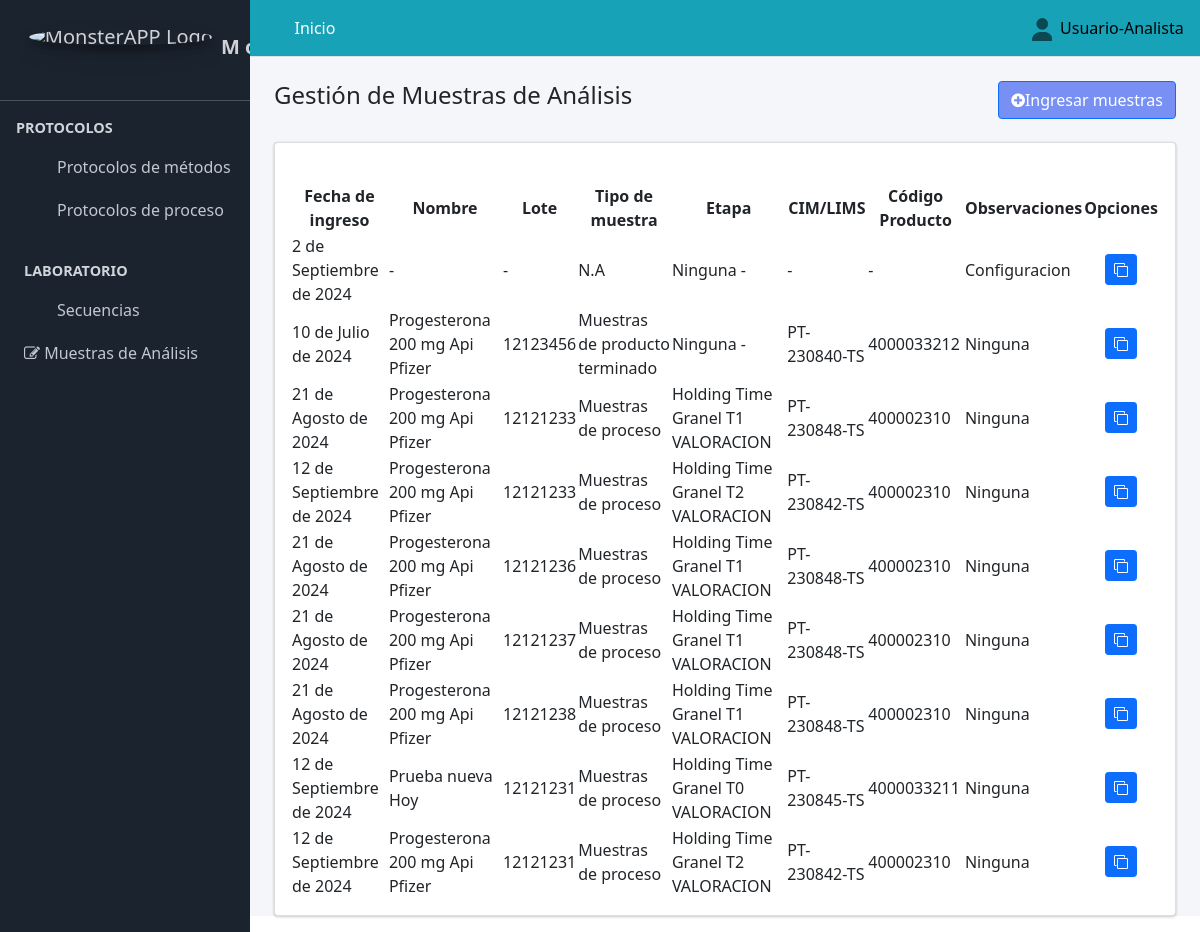
Page /muestras/ (signed in) on the committed database.
### Aplicaciones/Protocolo_Metodos/models.py (models this page shows, shortened)
class Muestras_y_Placebos(models.Model):
    fecha_ingreso=models.DateField(verbose_name="Fecha de ingreso muestra", null=True, blank=False, help_text=u"AAAA/MM/DD")
    nombre_muestra=models.CharField(max_length=300, verbose_name="nombre de Muestra/Placebo/MP")
    tipo_muestra=models.ForeignKey(to=Tipo_muestra, on_delete=models.CASCADE, verbose_name="Tipo de muestra", null=True, blank=False)
    etapa=models.ForeignKey(to=Etapa, on_delete=models.CASCADE, verbose_name="Etapa", null=True, blank=False)
    codigo_muestra_interno=models.CharField(verbose_name="CIM / LIMS", max_length=90)
    codigo_muestra_producto=models.CharField(verbose_name="Código de Producto", max_length=90)
    lote_muestra=models.CharField(verbose_name="Lote", max_length=90)
    observaciones_muestras=models.TextField(max_length=300, verbose_name="Observaciones")
    class Condicion(models.TextChoices):
        ACTIVO = "Activo", "ACTIVO"
        PASIVO = "Pasivo", "PASIVO"
    condicion=models.CharField(max_length=90, choices=Condicion.choices, default=Condicion.ACTIVO, verbose_name="Condicion")
    class Meta:
        constraints = [
            models.UniqueConstraint(fields=['lote_muestra', 'etapa'], name='unique_intro'),
        ]

class Tipo_muestra(models.Model):
    tipo_muestra=models.CharField(verbose_name="Tipo de muestra", max_length=90, unique=True)
    class Condicion(models.TextChoices):
        ACTIVO = "Activo", "ACTIVO"
        PASIVO = "Pasivo", "PASIVO"
    condicion=models.CharField(max_length=90, choices=Condicion.choices, default=Condicion.ACTIVO, verbose_name="Condicion")
    def __str__(self):
        return(self.tipo_muestra)

class Etapa(models.Model):
    nombre_etapa=models.CharField(verbose_name="Etapa", max_length=90, unique=True)
    ensayo=models.ForeignKey(to=Ensayo, on_delete=models.CASCADE, verbose_name="Ensayo", null=True, blank=False)
    class Condicion(models.TextChoices):
        ACTIVO = "Activo", "ACTIVO"
        PASIVO = "Pasivo", "PASIVO"
    condicion=models.CharField(max_length=90, choices=Condicion.choices, default=Condicion.ACTIVO, verbose_name="Condicion")
    def etapa(self):
        return "{} {}".format(self.nombre_etapa, self.ensayo)
    def __str__(self):
        return str(self.etapa())

class Ensayo(models.Model):
    nombre_ensayo=models.CharField(verbose_name="Ensayo", max_length=90, unique=True)
    class Condicion(models.TextChoices):
        ACTIVO = "Activo", "ACTIVO"
        PASIVO = "Pasivo", "PASIVO"
    condicion=models.CharField(max_length=90, choices=Condicion.choices, default=Condicion.ACTIVO, verbose_name="Condicion")
    def __str__(self):
        return(self.nombre_ensayo)

### Aplicaciones/Protocolo_Metodos/views.py (the view)
# urls.py: path("muestras/", views.muestras, name="muestras"),
@login_required
def muestras(request):
    titulo = "Muestras de Análisis"
    muestras=Muestras_y_Placebos.objects.all()
    context = {
        "titulo": titulo,
        "muestras": muestras,
    }
    return render(request, "protocolo_metodos/muestras.html", context)

### SISTEMA_ANALITICO/templates/protocolo_metodos/muestras.html (shortened to what this page needs)
{% extends "partial/body.html" %}
{% block contenido %}
<link href="https://unpkg.com/gijgo@1.9.14/css/gijgo.min.css" rel="stylesheet" type="text/css" />
<link rel="stylesheet" href="https://cdnjs.cloudflare.com/ajax/libs/font-awesome/4.7.0/css/font-awesome.min.css">
<div class="container-fluid">
    <div class="row">
        <div class="col-md-6">
            <div class="pagetitle"><br>
                <h4 class="">Gestión de Muestras de Análisis</h4><br>
              </div>
        </div>
        <div class="col-md-6"><br>
            <div class="d-grid gap-2 d-md-flex justify-content-md-end">
                <a href="{% url 'ingresar_muestras' %}" class="btn btn-primary" style="background:#486af3b8"><span class="fa fa-plus-circle"></span>Ingresar muestras</a>
                </div>
        </div>
    </div>
  <div class="card">
    <div class="container-fluid">
        <div class="row">
          <div class="col-md-6"> <br>
              </div>
                <br>
          </div>
    </div>
      <div class="card-body table-responsive">
        <table id="example3" class="display" style="width:100%">
          <thead class="">
            <tr>
                <th class="text-center">Fecha de ingreso</th>
                <th class="text-center">Nombre</th>
                <th class="text-center">Lote</th>
                <th class="text-center">Tipo de muestra</th>
                <th class="text-center">Etapa</th>
                <th class="text-center">CIM/LIMS</th>
                <th class="text-center">Código Producto</th>
                <th class="text-center">Observaciones</th>
            <th class="all text-center">
              Opciones
            </th>
            </tr>
            </thead>
            <tbody id="myTable">
              {% for p in muestras %}
              {% if p.condicion == "Activo" %}
            <tr>
            <td>{{p.fecha_ingreso}}</td>
            <td>{{p.nombre_muestra}}</td>
            <td>{{p.lote_muestra}}</td>
            <td>{{p.tipo_muestra}}</td>
            <td>{{p.etapa}}</td>
            <td>{{p.codigo_muestra_interno}}</td>
            <td>{{p.codigo_muestra_producto}}</td>
            <td>{{p.observaciones_muestras}}</td>
            <td class="all text-center">
              <a class="btn btn-primary btn-sm" href="/duplicar_muestras/{{p.pk}}" title="Guardar como">
                <i class="fa fa-clone" aria-hidden=""></i> </a>
              </td>
            </tr>
             {% endif %}
            {% endfor %}
            </tbody>
        </table>
        <link href="https://cdn.datatables.net/v/dt/jq-3.7.0/dt-2.0.3/b-3.0.1/b-html5-3.0.1/date-1.5.2/sl-2.0.0/datatables.min.css" rel="stylesheet">
        </div>
      </div>
    </div>
</div>
<link href="https://cdn.datatables.net/v/dt/jq-3.7.0/dt-2.0.3/b-3.0.1/b-html5-3.0.1/date-1.5.2/sl-2.0.0/datatables.min.css" rel="stylesheet">
{% endblock contenido %}

### SISTEMA_ANALITICO/templates/partial/navbar.html (shortened to what this page needs)
{% load static %}
  <nav class="main-header navbar navbar-expand  navbar-info navbar-light" >
    <ul class="navbar-nav">
      <li class="nav-item">
        <a class="nav-link" data-widget="pushmenu" href="#"><i class="fas fa-bars"></i></a>
      </li>
      {% if user.is_authenticated %}
      <li class="nav-item d-none d-sm-inline-block">
        <a href="{% url 'adm_inicio' %}" class="nav-link text-white">Inicio</a>
      </li>
      {% else %}
      <li class="nav-item d-none d-sm-inline-block">
        <a href="" class="nav-link text-white disabled">Inicio</a>
      </li>
      {% endif %}
    </ul>
    <ul class="navbar-nav ml-auto">
      <li class="nav-item dropdown ">
        <a class="nav-link" data-toggle="dropdown" href="#">
        </a>
        {% if user.is_authenticated %}
      </li>
    </ul>
<h7 class="text-black">{{ user.first_name }}&nbsp;&nbsp;</h7>
{% else %}
<a class="text-black" href="{% url 'sign_in' %}">Iniciar sesión</a>
{% endif %}
  </nav>

### rows in the picture
Muestras_y_Placebos: fecha_ingreso "2 de Septiembre de 2024", nombre_muestra "-", lote_muestra "-", tipo_muestra "N.A", etapa "Ninguna -", codigo_muestra_interno "-", codigo_muestra_producto "-", observaciones_muestras "Configuracion"
Muestras_y_Placebos: fecha_ingreso "10 de Julio de 2024", nombre_muestra "Progesterona 200 mg Api Pfizer", lote_muestra "12123456", tipo_muestra "Muestras de producto terminado", etapa "Ninguna -", codigo_muestra_interno "PT-230840-TS", codigo_muestra_producto "4000033212", observaciones_muestras "Ninguna"
Muestras_y_Placebos: fecha_ingreso "21 de Agosto de 2024", nombre_muestra "Progesterona 200 mg Api Pfizer", lote_muestra "12121233", tipo_muestra "Muestras de proceso", etapa "Holding Time Granel T1 VALORACION", codigo_muestra_interno "PT-230848-TS", codigo_muestra_producto "400002310", observaciones_muestras "Ninguna"
Muestras_y_Placebos: fecha_ingreso "12 de Septiembre de 2024", nombre_muestra "Progesterona 200 mg Api Pfizer", lote_muestra "12121233", tipo_muestra "Muestras de proceso", etapa "Holding Time Granel T2 VALORACION", codigo_muestra_interno "PT-230842-TS", codigo_muestra_producto "400002310", observaciones_muestras "Ninguna"
Muestras_y_Placebos: fecha_ingreso "21 de Agosto de 2024", nombre_muestra "Progesterona 200 mg Api Pfizer", lote_muestra "12121236", tipo_muestra "Muestras de proceso", etapa "Holding Time Granel T1 VALORACION", codigo_muestra_interno "PT-230848-TS", codigo_muestra_producto "400002310", observaciones_muestras "Ninguna"
Muestras_y_Placebos: fecha_ingreso "21 de Agosto de 2024", nombre_muestra "Progesterona 200 mg Api Pfizer", lote_muestra "12121237", tipo_muestra "Muestras de proceso", etapa "Holding Time Granel T1 VALORACION", codigo_muestra_interno "PT-230848-TS", codigo_muestra_producto "400002310", observaciones_muestras "Ninguna"
Muestras_y_Placebos: fecha_ingreso "21 de Agosto de 2024", nombre_muestra "Progesterona 200 mg Api Pfizer", lote_muestra "12121238", tipo_muestra "Muestras de proceso", etapa "Holding Time Granel T1 VALORACION", codigo_muestra_interno "PT-230848-TS", codigo_muestra_producto "400002310", observaciones_muestras "Ninguna"
Muestras_y_Placebos: fecha_ingreso "12 de Septiembre de 2024", nombre_muestra "Prueba nueva Hoy", lote_muestra "12121231", tipo_muestra "Muestras de proceso", etapa "Holding Time Granel T0 VALORACION", codigo_muestra_interno "PT-230845-TS", codigo_muestra_producto "4000033211", observaciones_muestras "Ninguna"
Muestras_y_Placebos: fecha_ingreso "12 de Septiembre de 2024", nombre_muestra "Progesterona 200 mg Api Pfizer", lote_muestra "12121231", tipo_muestra "Muestras de proceso", etapa "Holding Time Granel T2 VALORACION", codigo_muestra_interno "PT-230842-TS", codigo_muestra_producto "400002310", observaciones_muestras "Ninguna"

### other values in the picture
{{ user.first_name }} "Usuario-Analista"
